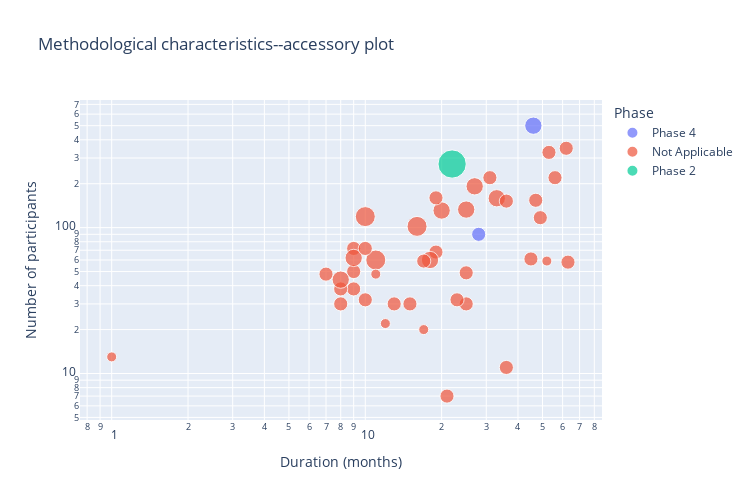

Here is the notebook cell this chart was saved with:
### Markdown cell above
### 5.1.1. Interactive version of the same plot for a quick NCT_ID retrieval / exploration

### Code cell
# disclaimer: not as nice lookign as above but is meant to complement the above plot
methodological_data['phase'] = methodological_data['phase'].astype(str)

# create the interactive plot -- we are using plotly lib
fig = px.scatter(methodological_data, x='actual_duration', y='enrollment',
                 size='number_of_arms', color='phase', hover_data=['nct_id'],
                 log_x=True, log_y=True,
                 title="Methodological characteristics--accessory plot",
                 labels={
                     "actual_duration": "Duration (months)",
                     "enrollment": "Number of participants",
                     "phase": "Phase",
                     "number_of_arms": "# Arms / groups"
                 })

# 'Exercise therapy for treatment of acute non-specific low back pain'
# 'PARP inhibitors for locally advanced or metastatic breast cancer'

fig.update_layout(autosize=False, width=750, height=500)
fig.show()

### Figure 1 — Plotly figure (JSON) as saved in the notebook; plotly's stock layout.template omitted (floating-point values rounded to 4 significant figures)
{"data": [{"customdata": [["NCT00118430"], ["NCT01374269"]], "hovertemplate": "Phase=Phase 4<br>Duration (months)=%{x}<br>Number of participants=%{y}<br># Arms / groups=%{marker.size}<br>nct_id=%{customdata[0]}<extra></extra>", "legendgroup": "Phase 4", "marker": {"color": "#636efa", "size": [3, 2], "sizemode": "area", "sizeref": 0.02, "symbol": "circle"}, "mode": "markers", "name": "Phase 4", "orientation": "v", "showlegend": true, "type": "scatter", "x": [46, 28], "xaxis": "x", "y": [500, 90], "yaxis": "y"}, {"customdata": [["NCT00285649"], ["NCT00561652"], ["NCT00786864"], ["NCT00803413"], ["NCT00939107"], ["NCT01221233"], ["NCT01312233"], ["NCT01362049"], ["NCT01539863"], ["NCT01559948"], ["NCT01611792"], ["NCT01653782"], ["NCT01726803"], ["NCT01841216"], ["NCT01918189"], ["NCT02027623"], ["NCT02122445"], ["NCT02132910"], ["NCT02308189"], ["NCT02327325"], ["NCT02353442"], ["NCT02355275"], ["NCT02391350"], ["NCT02469077"], ["NCT02503410"], ["NCT02524158"], ["NCT02645760"], ["NCT02864732"], ["NCT02938169"], ["NCT03046472"], ["NCT03360344"], ["NCT03415464"], ["NCT03484403"], ["NCT03502187"], ["NCT03504085"], ["NCT03554746"], ["NCT03603028"], ["NCT03644927"], ["NCT03816007"], ["NCT03888235"], ["NCT04209335"], ["NCT04468074"]], "hovertemplate": "Phase=Not Applicable<br>Duration (months)=%{x}<br>Number of participants=%{y}<br># Arms / groups=%{marker.size}<br>nct_id=%{customdata[0]}<extra></extra>", "legendgroup": "Not Applicable", "marker": {"color": "#EF553B", "size": [3, 2, 2, 4, 2, 2, 3, 4, 2, 2, 2, 3, 2, 2, 1, 2, 1, 2, 2, 3, 2, 1, 2, 2, 2, 2, 2, 2, 4, 2, 3, 2, 2, 3, 2, 2, 1, 2, 2, 3, 1, 2], "sizemode": "area", "sizeref": 0.02, "symbol": "circle"}, "mode": "markers", "name": "Not Applicable", "orientation": "v", "showlegend": true, "type": "scatter", "x": [27, 15, 9, 10, 62, 9, 20, 16, 53, 25, 63, 33, 31, 8, 52, 47, 17, 19, 23, 18, 17, 12, 56, 49, 21, 36, 8, 13, 11, 9, 8, 19, 45, 25, 25, 7, 1, 36, 10, 9, 11, 10], "xaxis": "x", "y": [192, 30, 72, 119, 350, 38, 131, 102, 328, 30, 58, 159, 220, 30, 59, 154, 20, 68, 32, 60, 59, 22, 220, 117, 7, 152, 38, 30, 60, 50, 44, 160, 61, 133, 49, 48, 13, 11, 32, 62, 48, 72], "yaxis": "y"}, {"customdata": [["NCT02868034"]], "hovertemplate": "Phase=Phase 2<br>Duration (months)=%{x}<br>Number of participants=%{y}<br># Arms / groups=%{marker.size}<br>nct_id=%{customdata[0]}<extra></extra>", "legendgroup": "Phase 2", "marker": {"color": "#00cc96", "size": [8], "sizemode": "area", "sizeref": 0.02, "symbol": "circle"}, "mode": "markers", "name": "Phase 2", "orientation": "v", "showlegend": true, "type": "scatter", "x": [22], "xaxis": "x", "y": [273], "yaxis": "y"}], "layout": {"autosize": false, "height": 500, "legend": {"itemsizing": "constant", "title": {"text": "Phase"}, "tracegroupgap": 0}, "title": {"text": "Methodological characteristics--accessory plot"}, "width": 750, "xaxis": {"anchor": "y", "domain": [0, 1], "title": {"text": "Duration (months)"}, "type": "log"}, "yaxis": {"anchor": "x", "domain": [0, 1], "title": {"text": "Number of participants"}, "type": "log"}}}
